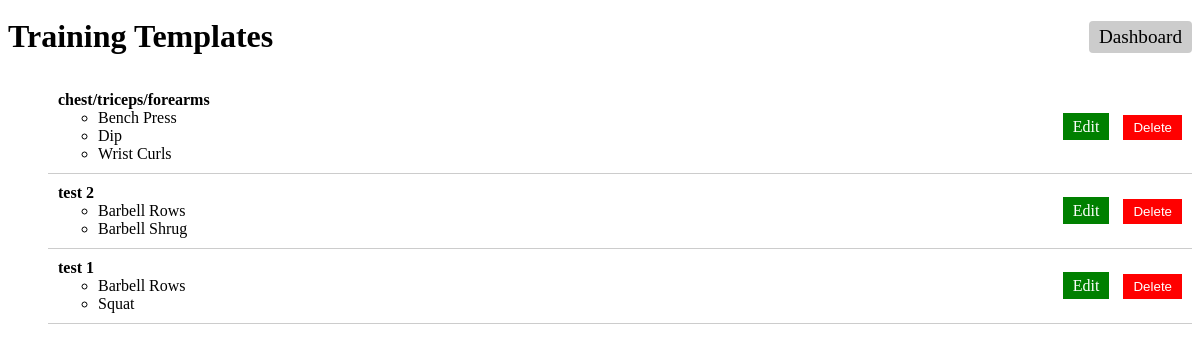
The page /training-templates/ on the database as committed earlier.
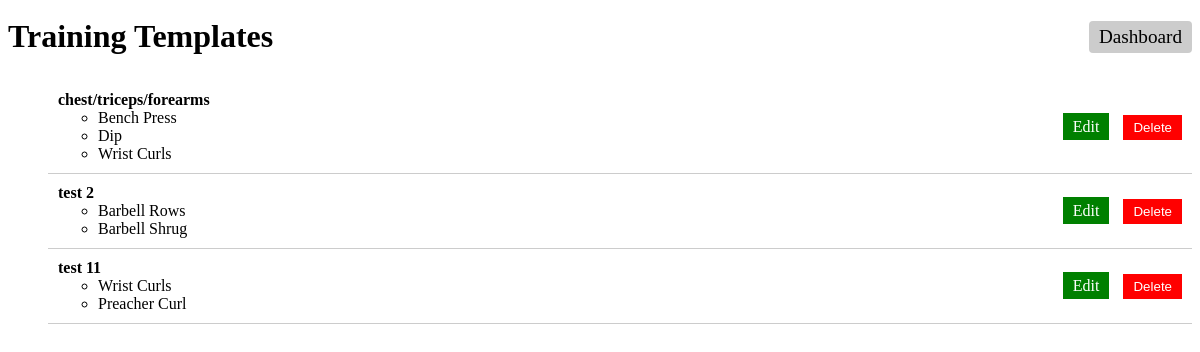
The same page on the database as committed later.
### training_templates/models.py (models this page shows, shortened)
class TrainingTemplate(models.Model):
    name = models.CharField(max_length=100)
    exercises = models.ManyToManyField(Exercise, through='ExerciseOrder')

class ExerciseOrder(models.Model):
    training_template = models.ForeignKey(TrainingTemplate, on_delete=models.CASCADE)
    exercise = models.ForeignKey(Exercise, on_delete=models.CASCADE)
    order = models.PositiveIntegerField()
    class Meta:
        ordering = ['order']

### exercises/models.py (models this page shows, shortened)
class Exercise(models.Model):
    name = models.CharField(max_length=100)
    main_body_part = models.ForeignKey(BodyPart, on_delete=models.CASCADE, related_name='main_body_exercises')
    additional_body_parts = models.ManyToManyField(BodyPart, related_name='additional_body_exercises', blank=True)
    class Meta:
        ordering = ['name']  # Specify ordering by name

### training_templates/views.py (the view)
# urls.py: path('', training_template_list, name='training_template_list'),
def training_template_list(request):
    templates = TrainingTemplate.objects.all()
    template_exercises = [(template, ExerciseOrder.objects.filter(training_template=template).order_by('order'))
                          for template in templates]
    return render(request, 'training_templates/training_template_list.html', {'template_exercises': template_exercises})

### training_templates/templates/training_templates/training_template_list.html (shortened to what this page needs)
<!DOCTYPE html>
<html>
<head>
    {% load static %}
    <link rel="stylesheet" type="text/css" href="{% static 'training_templates/styles.css' %}">
</head>
<body>
    <div class="header">
        <h1>Training Templates</h1>
        <a href="/" class="dashboard-link">Dashboard</a>
    </div>
    <ul>
        {% for template, exercises_in_order in template_exercises %}
            <li class="list-item">
                <div>
                    <strong>{{ template.name }}</strong>
                    <ul>
                        {% for exercise_order in exercises_in_order %}
                            <li>{{ exercise_order.exercise.name }}</li>
                        {% endfor %}
                    </ul>
                </div>
                <div>
                    <a href="{% url 'edit_training_template' template.id %}" class="button edit-button">Edit</a>
                    <form method="post" action="{% url 'delete_template' template.id %}" style="display:inline;">
                        <button type="submit" class="button delete-button">Delete</button>
                    </form>
                </div>
            </li>
        {% endfor %}
    </ul>
</body>
</html>

### training_templates/static/training_templates/styles.css (style rules this page uses)
.header { display: flex; align-items: center; justify-content: space-between; padding: 10px 0; }
.header h1 { margin: 0; }
.header .dashboard-link { text-decoration: none; color: #000; font-size: 1.2em; background-color: #ccc; padding: 5px 10px; border-radius: 4px; }
.button { margin-left: 10px; padding: 5px 10px; border: none; color: white; cursor: pointer; }
.edit-button { background-color: green; text-decoration: none; }
.delete-button { background-color: red; }
.list-item { display: flex; justify-content: space-between; align-items: center; padding: 10px; border-bottom: 1px solid #ccc; }

Rows that differ between the two databases and show on the page:
removed TrainingTemplate: name "test 1"
removed ExerciseOrder: exercise.name "Barbell Rows", shown under "test 1"
removed ExerciseOrder: exercise.name "Squat", shown under "test 1"
added TrainingTemplate: name "test 11"
added ExerciseOrder: exercise.name "Wrist Curls", shown under "test 11"
added ExerciseOrder: exercise.name "Preacher Curl", shown under "test 11"
